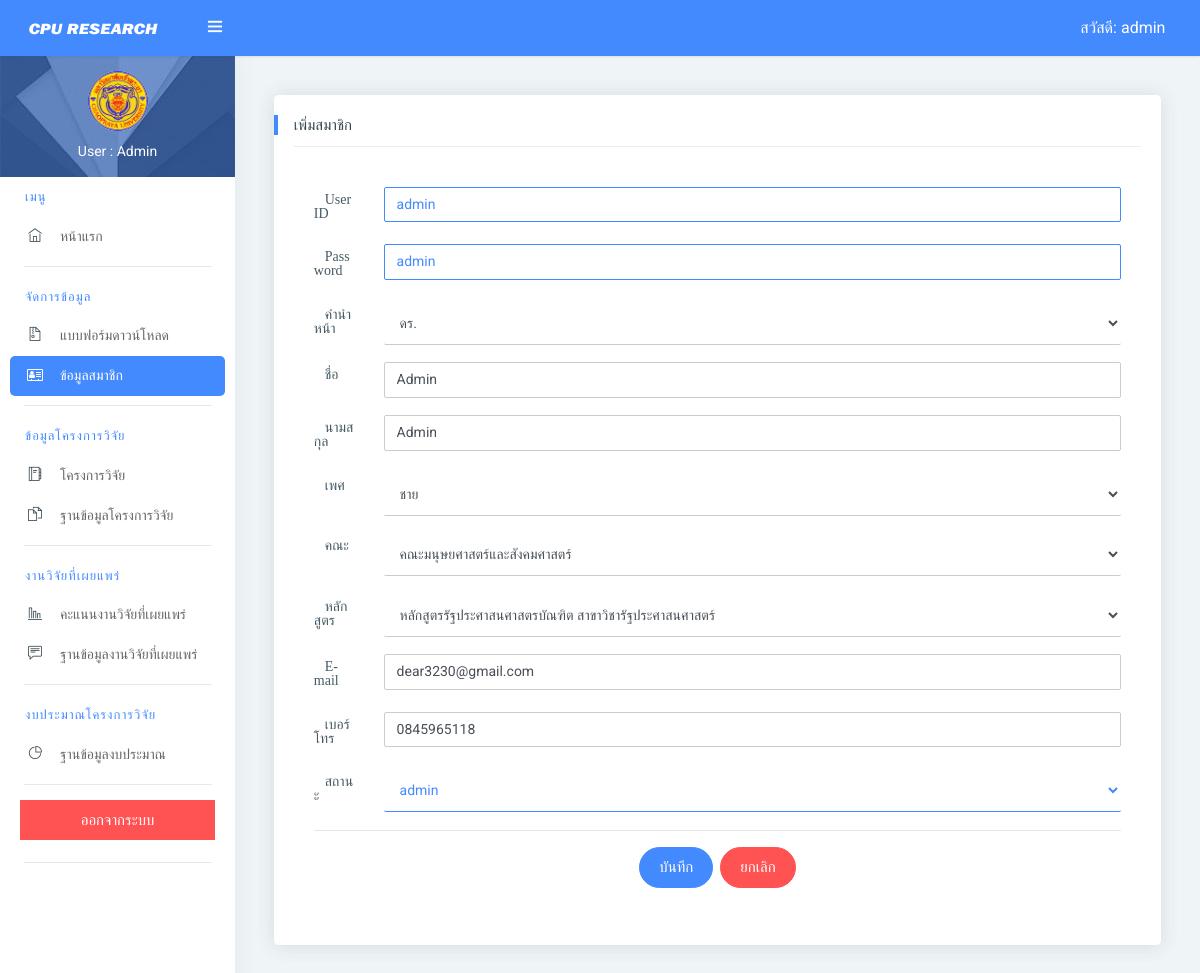
Screenshot of /admin/adminmenberedit-rs.php?id=21 (signed in) with the database file from the repository.
### tables this page shows
CREATE TABLE `rs_user` (
  `id` int(255) NOT NULL,
  `title_rs` varchar(255) NOT NULL,
  `username_rs` varchar(255) NOT NULL,
  `password_rs` varchar(255) NOT NULL,
  `firstname_rs` varchar(255) NOT NULL,
  `lastname_rs` varchar(255) NOT NULL,
  `sex_rs` varchar(50) NOT NULL,
  `phone_rs` varchar(50) NOT NULL,
  `board_rs` varchar(255) NOT NULL,
  `subject_rs` varchar(255) NOT NULL,
  `email_rs` varchar(255) NOT NULL,
  `status_rs` varchar(255) NOT NULL
);

### admin/adminmenberedit-rs.php (the view, shortened to what this page needs)
<?php
    $id=$_GET['id'];
    $conn=mysqli_connect("localhost","root","","research2020" );
    mysqli_set_charset($conn,'utf8');
    $sql="SELECT * FROM rs_user  where id='$id'" ;
    $sql_query=mysqli_query($conn,$sql);
    $row=mysqli_fetch_assoc($sql_query);
?>
<!DOCTYPE html>
<html lang="en">
<head>
    <link rel="stylesheet" type="text/css" href="assets/css/bootstrap/css/bootstrap.min.css">
    <link rel="stylesheet" href="assets/pages/waves/css/waves.min.css" type="text/css" media="all">
    <link rel="stylesheet" type="text/css" href="assets/icon/themify-icons/themify-icons.css">
    <link rel="stylesheet" type="text/css" href="assets/icon/icofont/css/icofont.css">
    <link rel="stylesheet" type="text/css" href="assets/icon/font-awesome/css/font-awesome.min.css">
    <link rel="stylesheet" type="text/css" href="assets/css/style.css">
    <link rel="stylesheet" type="text/css" href="assets/css/jquery.mCustomScrollbar.css">
    <link rel="stylesheet" type="text/css" href="https://cdn.datatables.net/1.10.21/css/jquery.dataTables.min.css" />
</head>
<body>
    <div id="pcoded" class="pcoded">
        <div class="pcoded-container navbar-wrapper">
            <nav class="navbar header-navbar pcoded-header">
                <div class="navbar-wrapper">
                    <div class="navbar-logo">
                        <a class="mobile-menu waves-effect waves-light" id="mobile-collapse" href="#!">
                            <i class="ti-menu"></i>
                        </a>
                            <img class="img-fluid" src="assets/images/logo.png" alt="Theme-Logo" />
                  </div>
                  <div class="navbar-container container-fluid">
                      <ul class="nav-right">
                          <li class="user-profile header-notification">
                          <a class="waves-effect waves-light">
                          <div class="username hidden-xs"><?php
                       if (isset($_SESSION['username_rs']) && $_SESSION['username_rs']){
                          echo 'สวัสดี: '.$_SESSION['username_rs']."";
                       }
                       else{
                           echo 'กรุณา Login ';
                       }
                       ?>
                       </div>
                       </a>
                      </li>
                      </ul>
                  </div>
              </div>
          </nav>
         <?php $page='adminmenber-rs'; include 'menu.php';  ?>
<div class="pcoded-content">
<form class="panel-body form-horizontal form-padding" name="reinfor" action="adminmenberedits-rs.php" method ="post"enctype="multipart/form-data">
                    <div class="pcoded-inner-content">
                    <div class="main-body">
                    <div class="page-wrapper">
                    <div class="page-body">
                    <div class="row">
                    <div class="col-sm-12">
                    <div class="card">
                    <div class="card-header">
                    <div class="row">
                    <div class="col-lg-12 col-xl-12">
                    <div class="sub-title">
                    <h5>เพิ่มสมาชิก</h5>
                    </div>
                  <div class="card-block">
                <form>
                    <div class="form-group row">
                        <label class="col-sm-1 col-form-label icofont icofont-double-right">UserID</label>
                    <div class="col-sm-11">
                        <input type="text" class="form-control form-control-primary" placeholder="Username" name="username_rs" id="username_rs" maxlength="20" value="<?php echo "$row[username_rs]";?>" required>
                    </div>
                    </div>
                    <div class="form-group row">
                        <label class="col-sm-1 col-form-label icofont icofont-double-right">Password</label>
                    <div class="col-sm-11">
                        <input type="text" class="form-control form-control-primary" placeholder="Password" name="password_rs" id="password_rs" maxlength="10" value="<?php echo "$row[password_rs]";?>" required>
                    </div>
                    </div>
                    <div class="form-group row">
                        <label class="col-sm-1 col-form-label icofont icofont-double-right">คำนำหน้า</label>
                    <div class="col-sm-11">
                        <select input type="list" class="form-control"  name="title_rs" id="title_rs" placeholder="คำนำหน้า">
                          <option value="<?php echo "$row[title_rs]";?>"><?php echo "$row[title_rs]";?></option>
                        </select>
                    </div>
                    </div>
                    <div class="form-group row">
                        <label class="col-sm-1 col-form-label icofont icofont-double-right">ชื่อ</label>
                    <div class="col-sm-11">
                        <input type="text" class="form-control form-control-normal" placeholder="ชื่อ" name="firstname_rs" id="firstname_rs" onKeyUp="if(!(isNaN(this.value))) { alert('กรุณากรอกอักษร'); this.value='';}" value="<?php echo "$row[firstname_rs]";?>" required>
                    </div>
                    </div>
                    <div class="form-group row">
                        <label class="col-sm-1 col-form-label icofont icofont-double-right">นามสกุล</label>
                    <div class="col-sm-11">
                        <input type="text" class="form-control form-control-normal" placeholder="นามสกุล" name="lastname_rs" id="lastname_rs" onKeyUp="if(!(isNaN(this.value))) { alert('กรุณากรอกอักษร'); this.value='';}" value="<?php echo "$row[lastname_rs]";?>" required>
                    </div>
                    </div>
                    <div class="form-group row">
                        <label class="col-sm-1 col-form-label icofont icofont-double-right">เพศ</label>
                    <div class="col-sm-11">
                        <select placeholder="เพศ" input type="list" class="form-control"  name="sex_rs" id="sex_rs" required>
                              <option value="<?php echo "$row[sex_rs]";?>"><?php echo "$row[sex_rs]";?></option>
                        </select>
                    </div>
                    </div>
                    <div class="form-group row">
                        <label class="col-sm-1 col-form-label icofont icofont-double-right">คณะ</label>
                    <div class="col-sm-11">
                        <select placeholder="คณะ" input type="list" class="form-control"  name="board_rs" id="board_rs" required>
                              <option value="<?php echo "$row[board_rs]";?>"><?php echo "$row[board_rs]";?></option>
                        </select>
                    </div>
                    </div>
                    <div class="form-group row">
                        <label class="col-sm-1 col-form-label icofont icofont-double-right">หลักสูตร</label>
                    <div class="col-sm-11">
                        <select placeholder="สาขาวิชา" input type="list" class="form-control"  name="subject_rs" id="subject_rs" required>
                        <option value="<?php echo "$row[subject_rs]";?>"><?php echo "$row[subject_rs]";?></option>
                        </select>
                    </div>
                    </div>
                    <div class="form-group row">
                        <label class="col-sm-1 col-form-label icofont icofont-double-right">E-mail</label>
                    <div class="col-sm-11">
                        <input type="email" class="form-control" placeholder="Email" name="email_rs" id="email_rs" value="<?php echo "$row[email_rs]";?>" required>
                    </div>
                    </div>
                    <div class="form-group row">
                        <label class="col-sm-1 col-form-label icofont icofont-double-right">เบอร์โทร</label>
                    <div class="col-sm-11">
                        <input type="text" class="form-control form-control-normal" placeholder="เบอร์โทร" name="phone_rs" id="phone_rs" onKeyUp="if(isNaN(this.value)){ alert('กรุณากรอกตัวเลข'); this.value='';}"/  maxlength="10"  value="<?php echo "$row[phone_rs]";?>" >
                    </div>
                    </div>
                    <div class="form-group row">
                        <label class="col-sm-1 col-form-label icofont icofont-double-right">สถานะ</label>
                    <div class="col-sm-11">
                        <select placeholder="สถานะ"  class="form-control form-control-primary"  name="status_rs" id="status_rs" >
                              <option value="<?php echo "$row[status_rs]";?>"><?php echo "$row[status_rs]";?></option>
                        </select>
                    </div>
                    </div>
                    <hr>
                    <div class="col-md-12">
                    <div class="form-group" style="text-align: center;">
                    <h3 align="center">
                    <button type="submit" class="btn btn-primary btn-round waves-effect waves-light" name="submit">บันทึก</button>
                    <button type="reset" class="btn btn-danger btn-round waves-effect waves-light">ยกเลิก</button>
                    </h3>
                    </div>
                    </div>
                 </form>
                    </div>
                    </div>
                        </div>
                        </div>
                        </div>
                        </div>
                        </div>
                        </div>
                        </div>
                        </div>
                        </div>
                    </div>
                </div>
            </div>
        </div>
    </div>
</body>
</html>

### rows the page displays
rs_user: username_rs "admin", password_rs "admin", title_rs "ดร.", firstname_rs "Admin", lastname_rs "Admin", sex_rs "ชาย", board_rs "คณะมนุษยศาสตร์และสังคมศาสตร์", subject_rs "หลักสูตรรัฐประศาสนศาสตรบัณฑิต สาขาวิชารัฐประศาสนศาสตร์", email_rs "dear3230@gmail.com", phone_rs "0845965118", status_rs "admin"

### other values shown
$_SESSION['username_rs'] "admin"
$_SESSION['status_rs'] "Admin"
